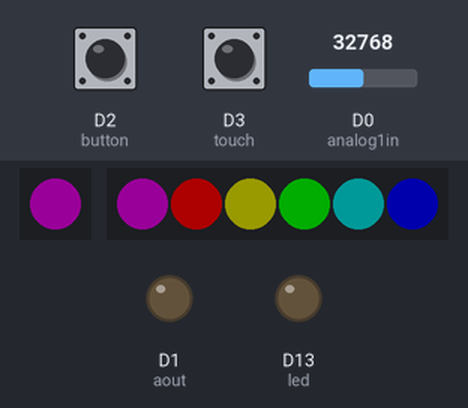
Recording of a program running on a simulated CircuitPython board. Parts: 1 RGB LEDs in strip order, left to right, 6 RGB LEDs in strip order, left to right, output pins drawn as LEDs (lit = HIGH). Inputs (shaded band) come from the test bench; at power-on: D3 (touch) LOW, D2 (button) HIGH, D0 (analog1in) = 32768 (analog values on the 0–65535 scale). Dim RGB values are drawn brighter than linear; touch pads read as touched when driven HIGH; what the program prints to the serial console is not drawn.

Above: at 1.2 s.
1.3 s: D3 (touch) pulled HIGH for 3.2 s
At 1.65 s:
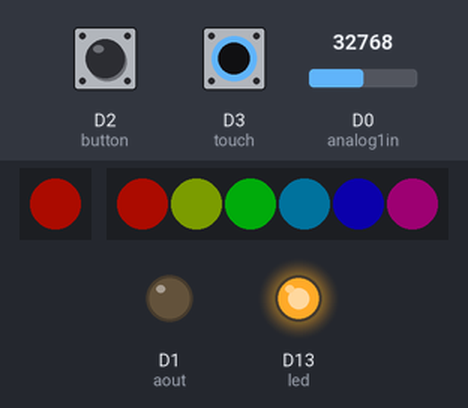
5.1 s: D3 (touch) pulled HIGH for 1 s
At 5.57 s:
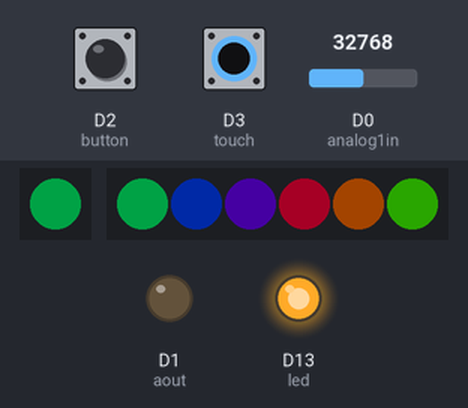
6.7 s: D2 (button) pulled LOW for 1 s
At 6.78 s:
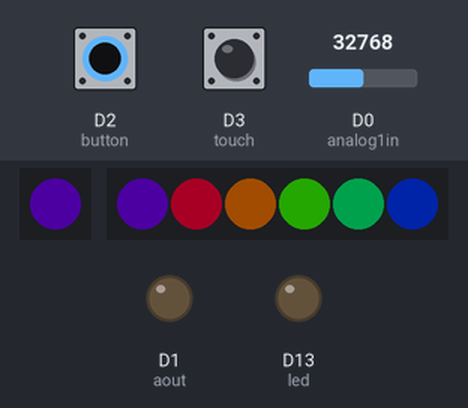
8.3 s: D3 (touch) pulled HIGH for 1 s
At 8.59 s:
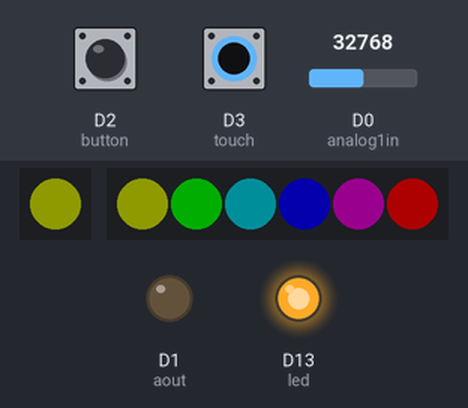
9.9 s: D2 (button) pulled LOW for 0.15 s
At 10.09 s:
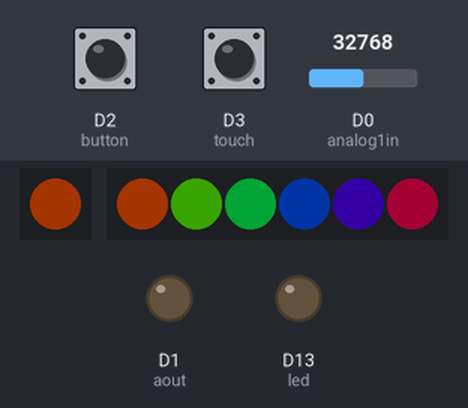
10.6 s: D3 (touch) pulled HIGH for 0.15 s
At 11.3 s:
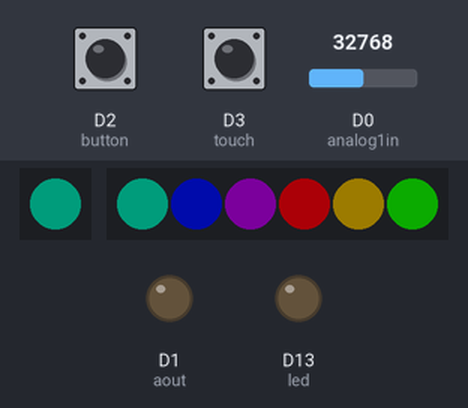
Timing chart, 0 to 15.3 s (numbered marks = the images above; inputs shaded):
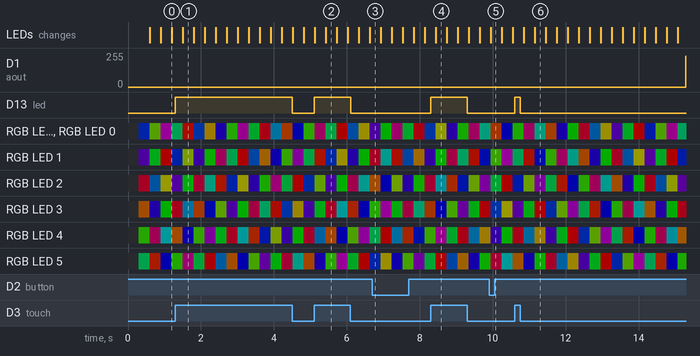

Measured:
- after the input at 1.3 s, D1 (aout): stays 0/255 (without the input it goes to 87/255 after 2.3 s); D13 (led): LOW → HIGH at once
- after the input at 5.1 s, D1 (aout): stays 0/255 (without the input it goes to 20/255 after 1.6 s); D13 (led): LOW → HIGH at once, → LOW 1.0 s later
- after the input at 6.7 s, D1 (aout): stays 0/255 (without the input it goes to 41/255 after 1.6 s)
- after the input at 8.3 s, D1 (aout): stays 0/255 (without the input it goes to 41/255 after 1.6 s); D13 (led): LOW → HIGH at once, → LOW 1.0 s later
- after the input at 9.9 s, D1 (aout): stays 0/255 (without the input it goes to 107/255 after 0.70 s)
- after the input at 10.6 s, D1 (aout): stays 0/255 (without the input it goes to 23/255 after 2.3 s); D13 (led): LOW → HIGH at once, → LOW 0.15 s later

The program:

main.py
```python
# Trinket IO demo
# Welcome to CircuitPython! :)

import board
from digitalio import DigitalInOut, Direction, Pull
from analogio import AnalogOut, AnalogIn
import touchio
import adafruit_dotstar as dotstar
import time
import neopixel

# One pixel connected internally!
dot = dotstar.DotStar(board.APA102_SCK, board.APA102_MOSI, 1, brightness=0.2)

# Built in red LED
led = DigitalInOut(board.D13)
led.direction = Direction.OUTPUT

# Analog input on D0
analog1in = AnalogIn(board.D0)

# Analog output on D1
aout = AnalogOut(board.D1)

# Digital input with pullup on D2
button = DigitalInOut(board.D2)
button.direction = Direction.INPUT
button.pull = Pull.UP

# Capacitive touch on D3
touch = touchio.TouchIn(board.D3)

# NeoPixel strip (of 16 LEDs) connected on D4
NUMPIXELS = 6
neopixels = neopixel.NeoPixel(board.D4, NUMPIXELS, brightness=0.2, auto_write=False)

######################### HELPERS ##############################

# Helper to convert analog input to voltage
def getVoltage(pin):
    return (pin.value * 3.3) / 65536

# Helper to give us a nice color swirl
def wheel(pos):
    # Input a value 0 to 255 to get a color value.
    # The colours are a transition r - g - b - back to r.
    if (pos < 0) or (pos > 255):
        return (0, 0, 0)
    if pos < 85:
        return (int(255 - pos*3), int(pos*3), 0)
    elif pos < 170:
        pos -= 85
        return (0, int(255 - (pos*3)), int(pos*3))
    else:
        pos -= 170
        return (int(pos*3), 0, int(255 - pos*3))

######################### MAIN LOOP ##############################

i = 0
while True:
  # spin internal LED around! autoshow is on
  dot[0] = wheel(i & 255)

  # also make the neopixels swirl around
  for p in range(NUMPIXELS):
      idx = int ((p * 256 / NUMPIXELS) + i)
      neopixels[p] = wheel(idx & 255)
  neopixels.show()

  # set analog output to 0-3.3V (0-65535 in increments)
  aout.value = i * 256

  # Read analog voltage on D0
  print("D0: %0.2f" % getVoltage(analog1in))

  # use D3 as capacitive touch to turn on internal LED
  if touch.value:
      print("D3 touched!")
  led.value = touch.value

  if not button.value:
      print("Button on D2 pressed!")

  i = (i+1) % 256  # run from 0 to 255
  #time.sleep(0.01) # make bigger to slow down
```
